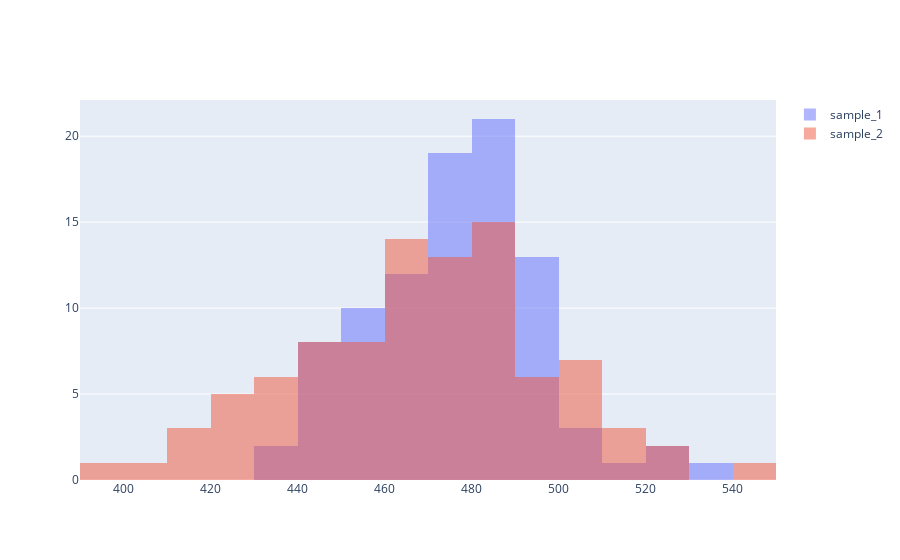

This figure's notebook cell:
### Code cell
fig = go.Figure()
fig.add_trace(go.Histogram(x=sample_1, name='sample_1'))
fig.add_trace(go.Histogram(x=sample_2, name='sample_2'))

# Overlay both histograms
fig.update_layout(barmode='overlay')
# Reduce opacity to see both histograms
fig.update_traces(opacity=0.5)
fig.show()
